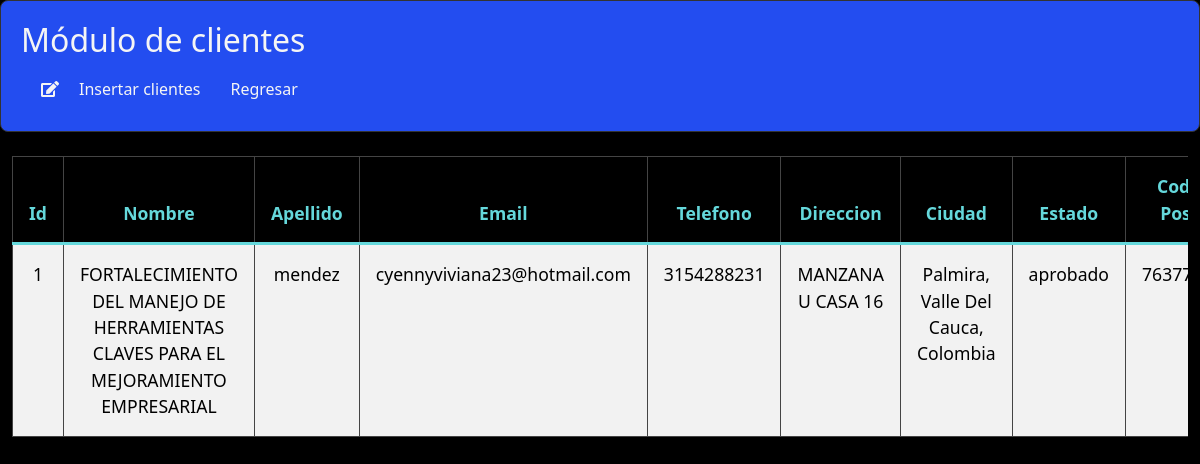
The app's page /app/Views/Customers/create.php (signed in), older data.
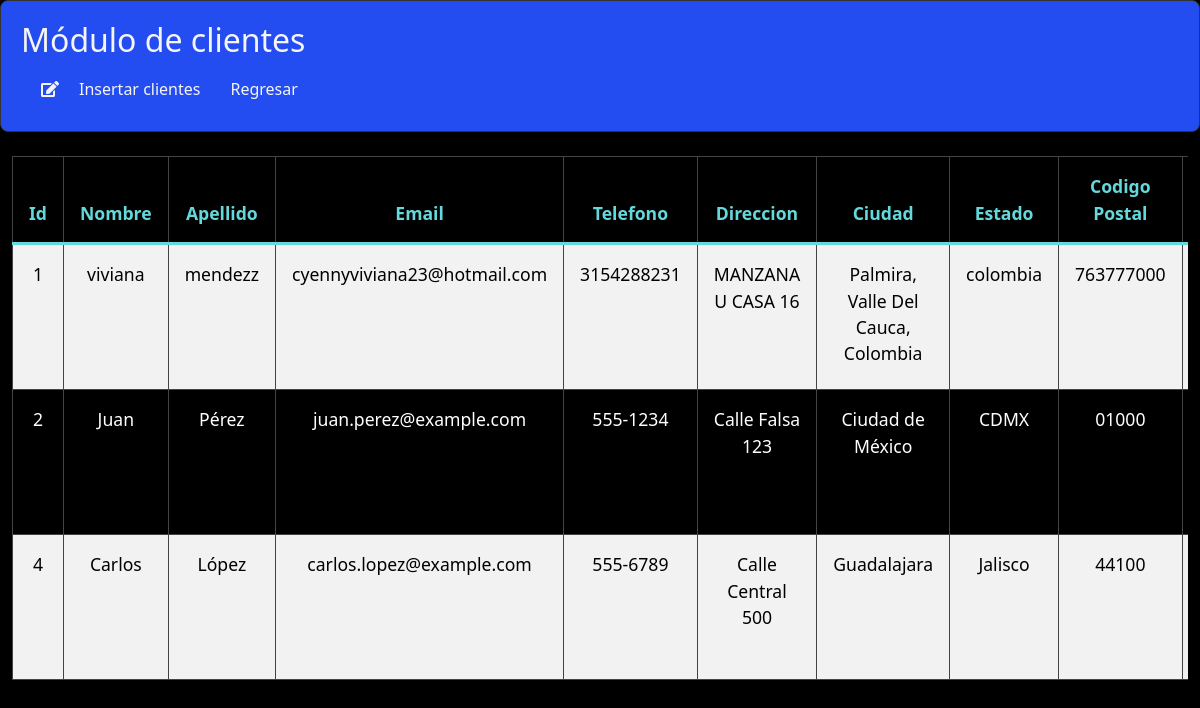
The same page, newer data.
### tables this page shows
CREATE TABLE `clientes` (
  `id_cliente` int(11) NOT NULL,
  `nombre` varchar(255) DEFAULT NULL,
  `apellido` varchar(255) DEFAULT NULL,
  `email` varchar(255) DEFAULT NULL,
  `documento_identidad` varchar(255) DEFAULT NULL,
  `telefono` varchar(20) DEFAULT NULL,
  `direccion` varchar(255) DEFAULT NULL,
  `ciudad` varchar(100) DEFAULT NULL,
  `estado` varchar(100) DEFAULT NULL,
  `codigo_postal` varchar(20) DEFAULT NULL,
  `pais` varchar(100) DEFAULT NULL,
  `fecha_creacion` datetime DEFAULT NULL,
  `fecha_modificacion` date DEFAULT NULL
);

### app/Views/Customers/create.php (the view, shortened to what this page needs)
<!DOCTYPE html>
    <html lang="es">
    <head>
        <link href="https://cdn.jsdelivr.net/npm/bootstrap@5.0.2/dist/css/bootstrap.min.css" rel="stylesheet"
>
        <link href="https://cdnjs.cloudflare.com/ajax/libs/font-awesome/5.15.3/css/all.min.css" rel="stylesheet">
    </head>
    <body>
</head>
<body>
    <div class="panel">
        <div class="column">
            <h2>Módulo de clientes</h2>
            <ul class="nav">
                <li><i class="fas fa-edit icon"></i><a href='insert.php?da=2'>Insertar clientes</a></li>
                <li class="nav-item">
                            <a class="nav-link" href="/OptimizationPRO/app/main.php">
                                 Regresar
                            </a>
                        </li>
            </ul>
        </div>
    </div>
    <div class="container-fluid">
    <div class="table-container">
        <div class="table-responsive">
            <table class="table table-striped">
                <thead class="thead-light">
            <tr>
                <th scope="col">Id</th>
                <th scope="col">Nombre</th>
                <th scope="col">Apellido</th>
                <th scope="col">Email</th>
                <th scope="col">Telefono</th>
                <th scope="col">Direccion</th>
                <th scope="col">Ciudad</th>
                <th scope="col">Estado</th>
                <th scope="col">Codigo Postal</th>
                <th scope="col"> Pais</th>
    </thead>
    <tbody>
    <?php
$mysqli = mysqli_connect(db_host, db_username, db_password, db_dbname);
mysqli_set_charset($mysqli, 'utf8');
$consulta = "SELECT * FROM  clientes ORDER BY id_cliente";
$resultados = $mysqli->query($consulta);
while ($cliente = $resultados->fetch_assoc()) {
?>
    <tr>
    <td><?php echo htmlspecialchars($cliente['id_cliente']); ?></td>
        <td><?php echo htmlspecialchars($cliente['nombre']); ?></td>
        <td><?php echo htmlspecialchars($cliente['apellido']); ?></td>
        <td><?php echo htmlspecialchars($cliente['email']); ?></td>
        <td><?php echo htmlspecialchars($cliente['telefono']); ?></td>
        <td><?php echo htmlspecialchars($cliente['direccion']); ?></td>
        <td><?php echo htmlspecialchars($cliente['ciudad']); ?></td>
        <td><?php echo htmlspecialchars($cliente['estado']); ?></td>
        <td><?php echo htmlspecialchars($cliente['codigo_postal']); ?></td>
        <td><?php echo htmlspecialchars($cliente['pais']); ?></td>
</tr>
            <?php
        }
        ?>
    </tbody>
</table>
</body>
</html>

Row changes from the older to the newer data that the page shows:
changed clientes "cyennyviviana23@hotmail.com": nombre "FORTALECIMIENTO DEL MANEJO DE HERRAMIENTAS CLAVES PARA EL MEJORAMIENTO EMPRESARIAL" → "viviana"; apellido "mendez" → "mendezz"; estado "aprobado" → "colombia"
added clientes: id_cliente "2", nombre "Juan", apellido "Pérez", email "juan.perez@example.com", telefono "555-1234", direccion "Calle Falsa 123", ciudad "Ciudad de México", estado "CDMX", codigo_postal "01000"
added clientes: id_cliente "4", nombre "Carlos", apellido "López", email "carlos.lopez@example.com", telefono "555-6789", direccion "Calle Central 500", ciudad "Guadalajara", estado "Jalisco", codigo_postal "44100"
